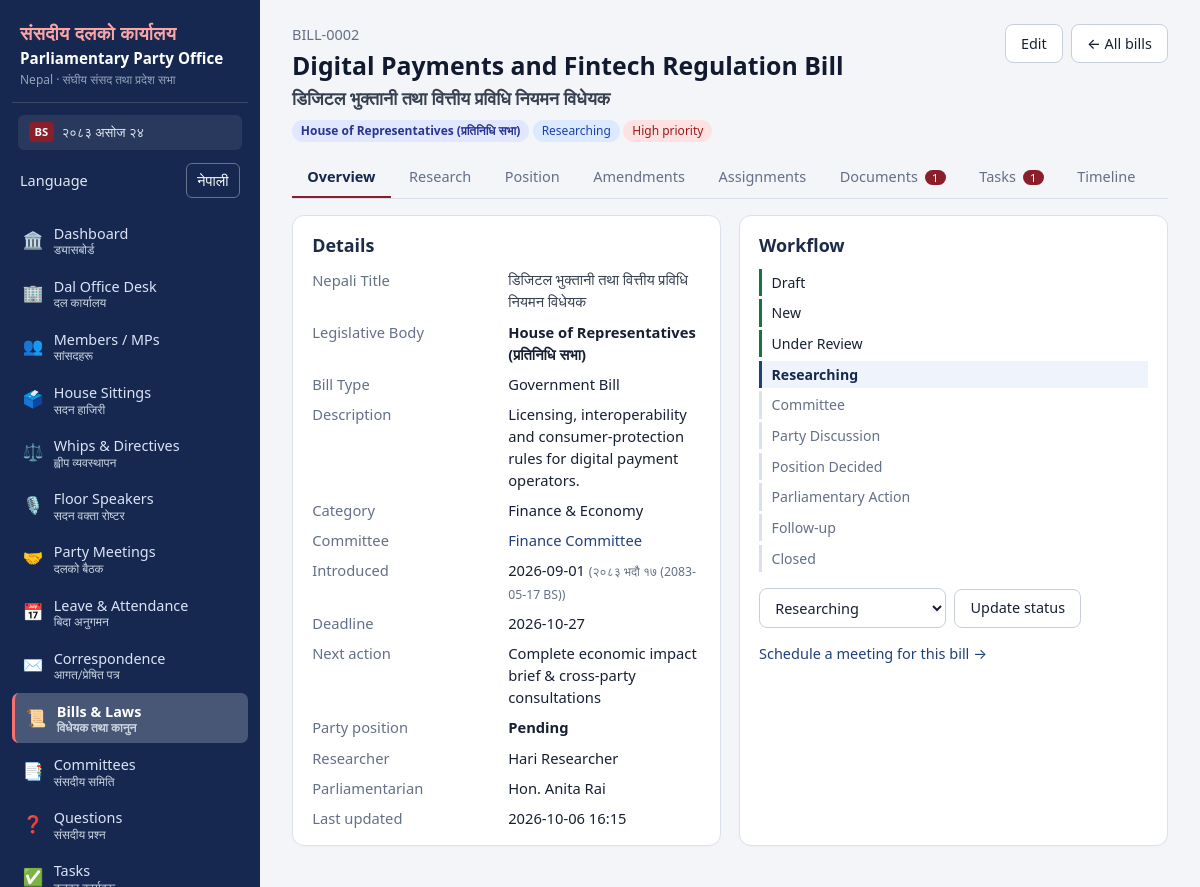
/bills/2 (signed in), run on the app's committed database.
### tables this page shows
CREATE TABLE users(
  id INTEGER PRIMARY KEY, name TEXT NOT NULL, email TEXT NOT NULL UNIQUE,
  password_hash TEXT NOT NULL, role TEXT NOT NULL,
  language TEXT NOT NULL DEFAULT 'en',
  status TEXT NOT NULL DEFAULT 'active', created_at TEXT NOT NULL);

CREATE TABLE bills(
  id INTEGER PRIMARY KEY, title TEXT NOT NULL, nepali_title TEXT, description TEXT,
  category TEXT, house TEXT DEFAULT 'House of Representatives', bill_type TEXT DEFAULT 'Government',
  status TEXT NOT NULL DEFAULT 'New', priority TEXT NOT NULL DEFAULT 'Medium',
  introduced_date TEXT, committee_id INTEGER REFERENCES committees(id),
  deadline TEXT, next_action TEXT, party_position TEXT DEFAULT 'Pending',
  decision_date TEXT, created_by INTEGER REFERENCES users(id),
  created_at TEXT NOT NULL, updated_at TEXT NOT NULL);

CREATE TABLE committees(
  id INTEGER PRIMARY KEY, name TEXT NOT NULL, house TEXT, description TEXT,
  status TEXT NOT NULL DEFAULT 'active');

### app.py (the view, shortened to what this page needs)
@app.route("/bills/<int:bid>")
@login_required
def bill_view(bid):
    b = get_bill(bid)
    tab = request.args.get("tab", "overview")
    if tab not in TABS:
        tab = "overview"
    ctx = dict(b=b, tab=tab, TABS=TABS, POSITIONS=POSITIONS)
    ctx["assign"] = {r["assignment_type"]: r for r in q(
        "SELECT a.*, u.name FROM bill_assignments a JOIN users u ON u.id=a.user_id "
        "WHERE a.bill_id=? AND a.status='active'", (bid,))}
    if tab == "research":
        ctx["research"] = q("SELECT r.*, u.name author FROM bill_research r LEFT JOIN users u "
                            "ON u.id=r.researcher_id WHERE r.bill_id=? ORDER BY r.id DESC", (bid,))
    elif tab == "position":
        ctx["positions"] = q("SELECT p.*, u.name recorder FROM party_positions p LEFT JOIN users u "
                             "ON u.id=p.recorded_by WHERE p.bill_id=? ORDER BY p.id DESC", (bid,))
    elif tab == "assignments":
        ctx["researchers"] = user_choices("researcher")
        ctx["mps"] = user_choices("mp")
    elif tab == "documents":
        docs = q("SELECT d.*, u.name uploader FROM documents d LEFT JOIN users u ON u.id=d.uploaded_by "
                 "WHERE d.related_type='bill' AND d.related_id=? ORDER BY d.id DESC", (bid,))
        ctx["docs"] = [d for d in docs if can_see_doc(d)]
        ctx["DOC_CATEGORIES"] = DOC_CATEGORIES
    elif tab == "tasks":
        ctx["tasks"] = q("SELECT t.*, u.name owner FROM tasks t LEFT JOIN users u ON u.id=t.owner_id "
                         "WHERE t.related_type='bill' AND t.related_id=? ORDER BY t.status='Done', t.deadline",
                         (bid,))
        ctx["users"] = user_choices(blank="— me —")
    elif tab == "timeline":
        ctx["logs"] = q("SELECT l.*, u.name actor FROM activity_logs l LEFT JOIN users u ON u.id=l.actor_id "
                        "WHERE l.entity_type='bill' AND l.entity_id=? ORDER BY l.id DESC", (bid,))
    counts = {
        "documents": q("SELECT COUNT(*) c FROM documents WHERE related_type='bill' AND related_id=?",
                       (bid,), one=True)["c"],
        "tasks": q("SELECT COUNT(*) c FROM tasks WHERE related_type='bill' AND related_id=? "
                   "AND status!='Done'", (bid,), one=True)["c"],
        "amendments": q("SELECT COUNT(*) c FROM bill_amendments WHERE bill_id=?", (bid,), one=True)["c"],
    }
    return render_template("bill.html", counts=counts, **ctx)

### app.py (called while the page is built)
def today():
    return dt.date.today().isoformat()

def nepali_digits(val):
    if val is None:
        return ""
    return str(val).translate(NEP_DIGITS)

def db():
    if "db" not in g:
        g.db = sqlite3.connect(DB_PATH)
        g.db.row_factory = sqlite3.Row
        g.db.execute("PRAGMA foreign_keys=ON")
    return g.db

def q(sql, args=(), one=False):
    cur = db().execute(sql, args)
    return cur.fetchone() if one else cur.fetchall()

@app.before_request
def load_user():
    g.user = None
    uid = session.get("uid")
    if uid:
        u = q("SELECT * FROM users WHERE id=? AND status='active'", (uid,), one=True)
        if u:
            g.user = u
            session["language"] = u["language"] if "language" in u.keys() else "en"
        else:
            session.clear()
    if request.method == "POST":
        token = request.form.get("_csrf") or request.headers.get("X-CSRF-Token")
        if not token or token != session.get("csrf"):
            abort(400, "Invalid or missing CSRF token. Reload the page and try again.")

def csrf():
    if "csrf" not in session:
        session["csrf"] = secrets.token_hex(16)
    return session["csrf"]

def can(perm):
    return bool(g.user) and g.user["role"] in PERMS.get(perm, set())

def is_staff():
    return bool(g.user) and g.user["role"] in STAFF

def login_required(fn):
    @wraps(fn)
    def wrapper(*a, **kw):
        if not g.user:
            return redirect(url_for("login", next=request.full_path.rstrip("?")))
        return fn(*a, **kw)
    return wrapper

@app.template_filter("slug")
def slug(s):
    return (s or "").lower().replace(" ", "-").replace("/", "-").replace("&", "and")

@app.template_filter("billno")
def billno(i):
    return "BILL-%04d" % i

@app.template_filter("fdt")
def fdt(s):
    return (s or "").replace("T", " ")[:16]

@app.template_filter("bs_date")
def filter_bs_date(s):
    return approx_ad_to_bs(s)

def bill_scope(alias="b"):
    if is_staff():
        return "", ()
    return (f" AND {alias}.id IN (SELECT bill_id FROM bill_assignments "
            "WHERE user_id=? AND status='active')", (g.user["id"],))

def get_bill(bid):
    frag, args = bill_scope()
    b = q(f"SELECT b.*, c.name committee_name FROM bills b "
          f"LEFT JOIN committees c ON c.id=b.committee_id WHERE b.id=?{frag}",
          (bid,) + args, one=True)
    if not b:
        abort(404)
    return b

### templates/bill.html (shortened to what this page needs)
{% extends 'base.html' %}{% block title %}{{ b.title }}{% endblock %}
{% block content %}
<div class="page-head">
  <div>
    <span class="muted">{{ b.id|billno }}</span>
    <h1>{{ b.title }}</h1>
    {% if b.nepali_title %}<h2 class="text-nepali" style="margin: 0 0 .4rem;">{{ b.nepali_title }}</h2>{% endif %}
    <span class="badge badge-house">{{ HOUSE_LABELS.get(b.house, b.house) }}</span>
    <span class="badge s-{{ b.status|slug }}">{{ b.status }}</span>
    <span class="badge p-{{ b.priority|slug }}">{{ b.priority }} priority</span>
  </div>
  <div class="row">
    {% if can('bill.edit') %}<a class="btn" href="{{ url_for('bill_edit', bid=b.id) }}">Edit</a>{% endif %}
    <a class="btn" href="{{ url_for('bills_list') }}">← All bills</a>
  </div>
</div>
<nav class="tabs">
  {% for t in TABS %}
  <a href="{{ url_for('bill_view', bid=b.id, tab=t) }}" class="{{ 'on' if t==tab }}">
    {{ t|capitalize }}{% if counts.get(t) %} <span class="pill">{{ counts[t] }}</span>{% endif %}
  </a>
  {% endfor %}
</nav>
{% if tab == 'overview' %}
<div class="grid2">
<section class="card"><h2>Details</h2>
  <dl class="kv">
    <dt>Nepali Title</dt><dd class="text-nepali">{{ b.nepali_title or '—' }}</dd>
    <dt>Legislative Body</dt><dd><strong>{{ HOUSE_LABELS.get(b.house, b.house) }}</strong></dd>
    <dt>Bill Type</dt><dd>{{ b.bill_type or 'Government' }} Bill</dd>
    <dt>Description</dt><dd>{{ b.description or '—' }}</dd>
    <dt>Category</dt><dd>{{ b.category or '—' }}</dd>
    <dt>Committee</dt><dd>{% if b.committee_id %}<a href="{{ url_for('committee_view', cid=b.committee_id) }}">{{ b.committee_name }}</a>{% else %}—{% endif %}</dd>
    <dt>Introduced</dt><dd>{{ b.introduced_date or '—' }} {% if b.introduced_date %}<small class="muted">({{ b.introduced_date|bs_date }})</small>{% endif %}</dd>
    <dt>Deadline</dt><dd class="{{ 'late' if b.deadline and b.deadline < today and b.status != 'Closed' }}">{{ b.deadline or '—' }}</dd>
    <dt>Next action</dt><dd>{{ b.next_action or '—' }}</dd>
    <dt>Party position</dt><dd><strong>{{ b.party_position or 'Pending' }}</strong>{% if b.decision_date %} <span class="muted">({{ b.decision_date }})</span>{% endif %}</dd>
    <dt>Researcher</dt><dd>{{ assign.researcher.name if assign.researcher else 'Unassigned' }}</dd>
    <dt>Parliamentarian</dt><dd>{{ assign.parliamentarian.name if assign.parliamentarian else 'Unassigned' }}</dd>
    <dt>Last updated</dt><dd>{{ b.updated_at|fdt }}</dd>
  </dl>
</section>
<section class="card"><h2>Workflow</h2>
  <ol class="steps">
    {% for s in STATUSES %}<li class="{{ 'now' if s==b.status else ('done' if STATUSES.index(s) < STATUSES.index(b.status) else '') }}">{{ s }}</li>{% endfor %}
  </ol>
  {% if can('bill.status') %}
  <form method="post" action="{{ url_for('bill_status', bid=b.id) }}" class="row">
    <select name="status">{% for s in STATUSES %}<option {{ 'selected' if s==b.status }}>{{ s }}</option>{% endfor %}</select>
    <button class="btn">Update status</button>
  </form>
  {% endif %}
  {% if can('meeting.manage') %}<p><a href="{{ url_for('meeting_new', bill=b.id) }}">Schedule a meeting for this bill →</a></p>{% endif %}
</section>
</div>
{% endif %}
{% endblock %}

### templates/base.html (shortened to what this page needs)
<!doctype html>
<html lang="{{ 'ne' if language == 'ne' else 'en' }}">
<head>
<link rel="stylesheet" href="{{ url_for('static', filename='style.css') }}">
</head>
<body>
{% if g.user %}
<aside class="sidebar">
  <div class="brand">
    <div class="brand-nep">संसदीय दलको कार्यालय</div>
    <div class="brand-main">Parliamentary Party Office</div>
    <div class="brand-sub">Nepal · संघीय संसद तथा प्रदेश सभा</div>
  </div>
  <div class="sidebar-date">
    <span class="cal-badge">BS</span> {{ bs_today.split(' (')[0] if bs_today else today }}
  </div>
  <form class="language-switch sidebar-language" method="post" action="{{ url_for('set_language', language='ne' if language != 'ne' else 'en') }}">
    <span>{{ 'Language' if language == 'en' else 'भाषा' }}</span>
    <button type="submit" lang="{{ 'en' if language == 'ne' else 'ne' }}">{{ 'नेपाली' if language == 'en' else 'English' }}</button>
  </form>
  <nav>
    <a href="{{ url_for('dashboard') }}" class="{{ 'on' if request.endpoint=='dashboard' }}">
      <span class="nav-icon">🏛️</span>
      <span class="nav-text">Dashboard <small class="nep">ड्यासबोर्ड</small></span>
    </a>
    <a href="{{ url_for('office_desk') }}" class="{{ 'on' if request.endpoint=='office_desk' }}">
      <span class="nav-icon">🏢</span>
      <span class="nav-text">Dal Office Desk <small class="nep">दल कार्यालय</small></span>
    </a>
    <a href="{{ url_for('members_list') }}" class="{{ 'on' if request.endpoint and request.endpoint.startswith('member') }}">
      <span class="nav-icon">👥</span>
      <span class="nav-text">Members / MPs <small class="nep">सांसदहरू</small></span>
    </a>
    <a href="{{ url_for('sittings_list') }}" class="{{ 'on' if request.endpoint and request.endpoint.startswith('sitting') }}">
      <span class="nav-icon">🗳️</span>
      <span class="nav-text">House Sittings <small class="nep">सदन हाजिरी</small></span>
    </a>
    <a href="{{ url_for('whips_list') }}" class="{{ 'on' if request.endpoint and request.endpoint.startswith('whip') }}">
      <span class="nav-icon">⚖️</span>
      <span class="nav-text">Whips & Directives <small class="nep">ह्वीप व्यवस्थापन</small></span>
    </a>
    <a href="{{ url_for('rosters_list') }}" class="{{ 'on' if request.endpoint and request.endpoint.startswith('roster') }}">
      <span class="nav-icon">🎙️</span>
      <span class="nav-text">Floor Speakers <small class="nep">सदन वक्ता रोष्टर</small></span>
    </a>
    <a href="{{ url_for('meetings_list') }}" class="{{ 'on' if request.endpoint and request.endpoint.startswith('meeting') }}">
      <span class="nav-icon">🤝</span>
      <span class="nav-text">Party Meetings <small class="nep">दलको बैठक</small></span>
    </a>
    <a href="{{ url_for('leaves_list') }}" class="{{ 'on' if request.endpoint and request.endpoint.startswith('leave') }}">
      <span class="nav-icon">📅</span>
      <span class="nav-text">Leave & Attendance <small class="nep">बिदा अनुगमन</small></span>
    </a>
    <a href="{{ url_for('letters_list') }}" class="{{ 'on' if request.endpoint and request.endpoint.startswith('letter') }}">
      <span class="nav-icon">✉️</span>
      <span class="nav-text">Correspondence <small class="nep">आगत/प्रेषित पत्र</small></span>
    </a>
    <a href="{{ url_for('bills_list') }}" class="{{ 'on' if request.endpoint and request.endpoint.startswith('bill') }}">
      <span class="nav-icon">📜</span>
      <span class="nav-text">Bills & Laws <small class="nep">विधेयक तथा कानुन</small></span>
    </a>
    <a href="{{ url_for('committees_list') }}" class="{{ 'on' if request.endpoint and request.endpoint.startswith('committee') }}">
      <span class="nav-icon">📑</span>
      <span class="nav-text">Committees <small class="nep">संसदीय समिति</small></span>
    </a>
    <a href="{{ url_for('questions_list') }}" class="{{ 'on' if request.endpoint and request.endpoint.startswith('question') }}">
      <span class="nav-icon">❓</span>
      <span class="nav-text">Questions <small class="nep">संसदीय प्रश्न</small></span>
    </a>
    <a href="{{ url_for('tasks_list') }}" class="{{ 'on' if request.endpoint and request.endpoint.startswith('task') }}">
      <span class="nav-icon">✅</span>
      <span class="nav-text">Tasks <small class="nep">दलका कार्यहरू</small></span>
    </a>
  </nav>
</aside>
{% endif %}
<main class="{{ 'main' if g.user else 'main-bare' }}">
  {% block content %}{% endblock %}
</main>
</body>
</html>

### data on the page
users: language "Language", language "नेपाली"
bills: id|billno "BILL-0002", title "Digital Payments and Fintech Regulation Bill", nepali_title "डिजिटल भुक्तानी तथा वित्तीय प्रविधि नियमन विधेयक", get "House of Representatives (प्रतिनिधि सभा)", status "Researching", priority "High", bill_type "Government", description "Licensing, interoperability and consumer-protection rules for digital payment operators.", category "Finance & Economy", introduced_date "2026-09-01", introduced_date|bs_date "२०८३ भदौ १७ (2083-05-17 BS)", deadline "2026-10-27", next_action "Complete economic impact brief & cross-party consultations", party_position "Pending", updated_at|fdt "2026-10-06 16:15"
committees: committee_name "Finance Committee"
users: researcher "Hari Researcher"
users: parliamentarian "Hon. Anita Rai"

### other printed values
{{ t|capitalize }} "Overview" "Research" "Position" "Amendments" "Assignments" "Documents" "Tasks" "Timeline"
{{ counts[t] }} "1" "1"
{{ s }} "Draft" "New" "Under Review" "Researching" "Committee" "Party Discussion" "Position Decided" "Parliamentary Action" "Follow-up" "Closed"
form field status "Researching"
